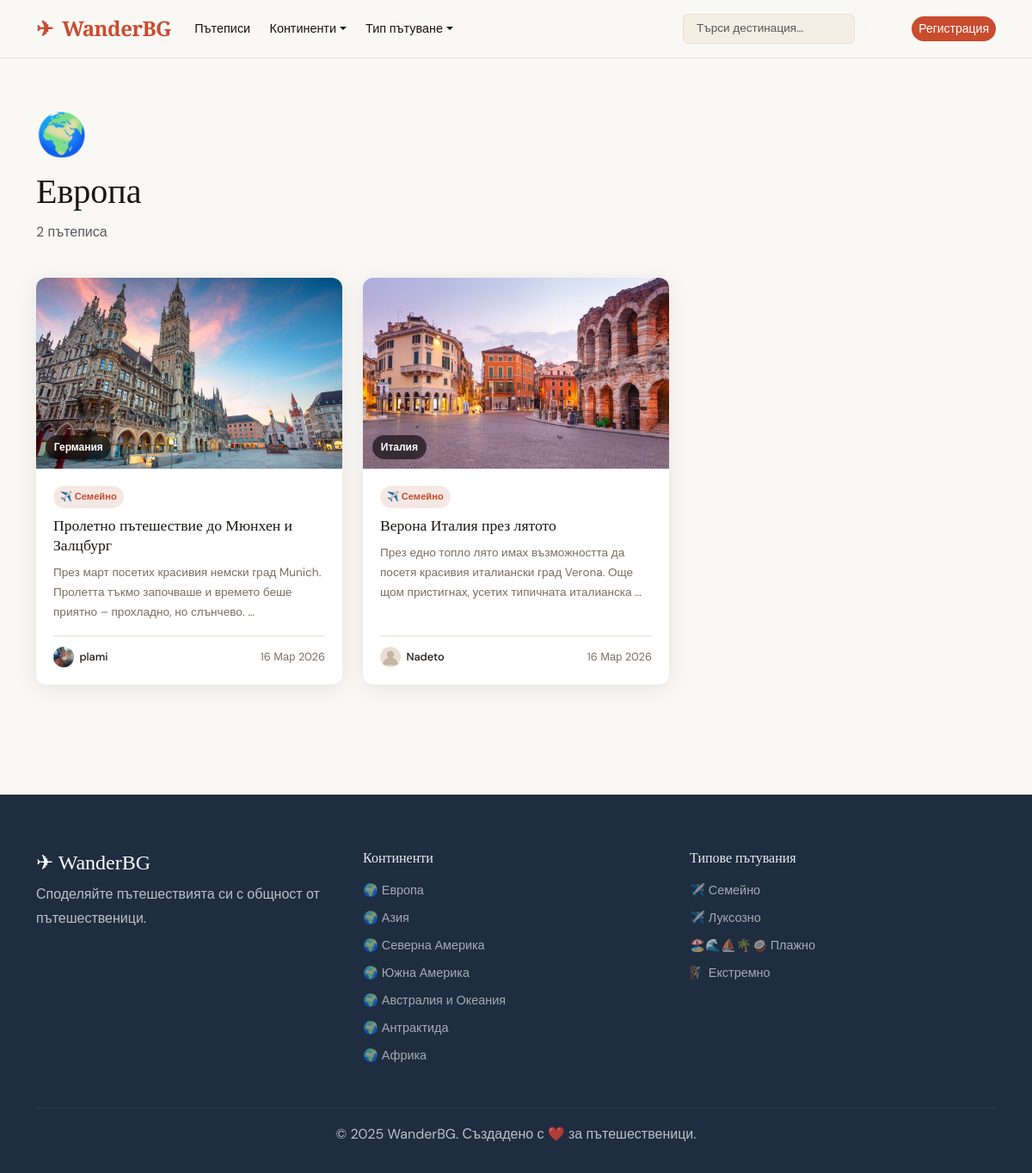
The page /categories/continent/evropa/ on the database its author committed.
### categories/models.py (models this page shows, shortened)
class Continent(models.Model):
    name = models.CharField(max_length=100, verbose_name='Континент')
    slug = models.SlugField(unique=True)
    icon = models.CharField(max_length=50, default='🌍')
    class Meta:
        verbose_name = 'Континент'
        verbose_name_plural = 'Континенти'

class Country(models.Model):
    name = models.CharField(max_length=100, verbose_name='Държава')
    slug = models.SlugField(unique=True)
    continent = models.ForeignKey(Continent, on_delete=models.CASCADE, related_name='countries')
    flag = models.CharField(max_length=10, blank=True)
    class Meta:
        verbose_name = 'Държава'
        verbose_name_plural = 'Държави'
        ordering = ['name']

class TravelType(models.Model):
    TRAVEL_TYPES = [
        ('extreme', 'Екстремно'),
        ('family', 'Семейно'),
        ('budget', 'Бюджетно'),
        ('luxury', 'Луксозно'),
        ('adventure', 'Приключенско'),
        ('cultural', 'Културно'),
        ('beach', 'Плажно'),
        ('mountain', 'Планинско'),
    ]
    name = models.CharField(max_length=50, choices=TRAVEL_TYPES, unique=True)
    icon = models.CharField(max_length=50, default='✈️')
    class Meta:
        verbose_name = 'Тип пътуване'
        verbose_name_plural = 'Типове пътувания'
    def __str__(self):
        return self.get_name_display()

### posts/models.py (models this page shows, shortened)
class Post(models.Model):
    author = models.ForeignKey(User, on_delete=models.CASCADE)
    title = models.CharField(max_length=200, verbose_name='Заглавие')
    slug = models.SlugField(max_length=200, unique=True, blank=True)
    cover_image = models.ImageField(upload_to='posts/covers/', blank=True, null=True)
    body = models.TextField(verbose_name='Съдържание')
    location_name = models.CharField(max_length=200, verbose_name='Локация')
    country = models.ForeignKey(Country, on_delete=models.SET_NULL, null=True, blank=True, related_name='posts')
    travel_types = models.ManyToManyField(TravelType, blank=True, related_name='posts', verbose_name='Типове пътуване')
    published = models.BooleanField(default=True)
    created_at = models.DateTimeField(auto_now_add=True)
    updated_at = models.DateTimeField(auto_now=True)
    views_count = models.PositiveIntegerField(default=0)
    class Meta:
        ordering = ['-created_at']
        verbose_name = 'Пътепис'
        verbose_name_plural = 'Пътеписи'

### accounts/models.py (models this page shows, shortened)
class Profile(models.Model):
    user = models.OneToOneField(User, on_delete=models.CASCADE, related_name='profile')
    bio = models.TextField(blank=True, max_length=500)
    avatar = models.ImageField(upload_to='avatars/', blank=True, null=True)
    website = models.URLField(blank=True)
    location = models.CharField(max_length=100, blank=True)
    joined = models.DateTimeField(auto_now_add=True)
    def get_avatar_url(self):
        if self.avatar:
            return self.avatar.url
        return '/static/images/default_avatar.svg'

### categories/views.py (the view)
# urls.py: path('continent/<slug:slug>/', views.continent_posts, name='continent_posts'),
def continent_posts(request, slug):
    continent = get_object_or_404(Continent, slug=slug)
    posts = Post.objects.filter(country__continent=continent, published=True).order_by('-created_at')
    return render(request, 'categories/continent.html', {'continent': continent, 'posts': posts})

### categories/context_processors.py (called while the page is built)
def categories_context(request):
    return {
        'continents': Continent.objects.all(),
        'travel_types': TravelType.objects.all(),
    }

### templates/categories/continent.html (shortened to what this page needs)
{% extends 'base.html' %}
{% block content %}
<div class="container py-5">
    <div class="page-header">
        <span style="font-size:3rem">{{ continent.icon }}</span>
        <h1>{{ continent.name }}</h1>
        <p class="text-muted">{{ posts.count }} пътеписа</p>
    </div>
    {% if posts %}
    <div class="row g-4">{% for post in posts %}{% include 'partials/post_card.html' %}{% endfor %}</div>
    {% else %}
    <div class="empty-state"><i class="bi bi-compass"></i><h4>Все още няма пътеписи за {{ continent.name }}</h4></div>
    {% endif %}
</div>
{% endblock %}

### templates/base.html (shortened to what this page needs)
<!DOCTYPE html>
<html lang="bg">
<head>
    {% load static %}
    <link href="https://cdn.jsdelivr.net/npm/bootstrap@5.3.0/dist/css/bootstrap.min.css" rel="stylesheet">
    <link href="https://cdn.jsdelivr.net/npm/bootstrap-icons@1.11.0/font/bootstrap-icons.css" rel="stylesheet">
    <link href="{% static 'css/main.css' %}" rel="stylesheet">
</head>
<body>
<nav class="navbar navbar-expand-lg">
    <div class="container">
        <a class="navbar-brand" href="{% url 'home' %}">
            <span class="brand-icon">✈</span> WanderBG
        </a>
        <div class="collapse navbar-collapse" id="navMenu">
            <ul class="navbar-nav me-auto">
                <li class="nav-item"><a class="nav-link" href="{% url 'post_list' %}">Пътеписи</a></li>
                <li class="nav-item dropdown">
                    <a class="nav-link dropdown-toggle" href="#" data-bs-toggle="dropdown">Континенти</a>
                </li>
                <li class="nav-item dropdown">
                    <a class="nav-link dropdown-toggle" href="#" data-bs-toggle="dropdown">Тип пътуване</a>
                </li>
            </ul>
            <div class="navbar-nav ms-auto align-items-center gap-2">
                <form class="d-flex" action="{% url 'post_list' %}" method="get">
                    <input class="form-control search-input" type="search" name="q" placeholder="Търси дестинация..." value="{{ request.GET.q }}">
                </form>
                {% if user.is_authenticated %}
                <a href="{% url 'post_create' %}" class="btn btn-accent btn-sm">+ Нов пътепис</a>
                <div class="dropdown">
                    <a class="nav-link dropdown-toggle user-menu" href="#" data-bs-toggle="dropdown">
                        <img src="{{ user.profile.get_avatar_url }}" class="avatar-sm" alt="">
                        {{ user.username }}
                    </a>
                    <ul class="dropdown-menu dropdown-menu-end">
                        <li><a class="dropdown-item" href="{% url 'profile' user.username %}"><i class="bi bi-person"></i> Профил</a></li>
                        <li><a class="dropdown-item" href="{% url 'edit_profile' %}"><i class="bi bi-gear"></i> Настройки</a></li>
                        <li><hr class="dropdown-divider"></li>
                        <li><a class="dropdown-item" href="{% url 'logout' %}"><i class="bi bi-box-arrow-right"></i> Изход</a></li>
                    </ul>
                </div>
                {% else %}
                <a href="{% url 'login' %}" class="btn btn-outline-light btn-sm">Вход</a>
                <a href="{% url 'register' %}" class="btn btn-accent btn-sm">Регистрация</a>
                {% endif %}
            </div>
        </div>
    </div>
</nav>
<main>
    {% block content %}{% endblock %}
</main>
<footer class="site-footer">
    <div class="container">
        <div class="row">
            <div class="col-md-4">
                <h5 class="footer-brand">✈ WanderBG</h5>
                <p>Споделяйте пътешествията си с общност от пътешественици.</p>
            </div>
            <div class="col-md-4">
                <h6>Континенти</h6>
                <ul class="footer-links">
                    {% for c in continents %}
                    <li><a href="{% url 'continent_posts' c.slug %}">{{ c.icon }} {{ c.name }}</a></li>
                    {% endfor %}
                </ul>
            </div>
            <div class="col-md-4">
                <h6>Типове пътувания</h6>
                <ul class="footer-links">
                    {% for t in travel_types %}
                    <li><a href="{% url 'travel_type_posts' t.name %}">{{ t.icon }} {{ t }}</a></li>
                    {% endfor %}
                </ul>
            </div>
        </div>
        <hr>
        <p class="text-center mb-0">© 2025 WanderBG. Създадено с ❤️ за пътешественици.</p>
    </div>
</footer>
</body>
</html>

### templates/partials/post_card.html
<div class="col-md-4">
    <article class="post-card">
        <a href="{% url 'post_detail' post.pk %}" class="post-card-img-wrap">
            {% if post.cover_image %}
            <img src="{{ post.cover_image.url }}" alt="{{ post.title }}" class="post-card-img">
            {% else %}
            <div class="post-card-img post-card-no-img"><span>{{ post.location_name|first }}</span></div>
            {% endif %}
            {% if post.country %}
            <span class="post-card-country">{{ post.country.flag }} {{ post.country.name }}</span>
            {% endif %}
        </a>
        <div class="post-card-body">
            <div class="post-card-types">
                {% for tt in post.travel_types.all|slice:":2" %}
                <span class="badge-type">{{ tt.icon }} {{ tt }}</span>
                {% endfor %}
            </div>
            <h3 class="post-card-title"><a href="{% url 'post_detail' post.pk %}">{{ post.title }}</a></h3>
            <p class="post-card-excerpt">{{ post.body|truncatewords:18 }}</p>
            <div class="post-card-meta">
                <a href="{% url 'profile' post.author.username %}" class="post-card-author">
                    <img src="{{ post.author.profile.get_avatar_url }}" class="avatar-xs" alt="">
                    {{ post.author.get_full_name|default:post.author.username }}
                </a>
                <span class="post-card-date">{{ post.created_at|date:"d M Y" }}</span>
            </div>
        </div>
    </article>
</div>

### static/css/main.css (style rules this page uses)
:root { --c-bg: #faf8f5; --c-surface: #ffffff; --c-surface2: #f3ede4; --c-border: #e8dfd4; --c-text: #1a1510; --c-text-muted: #7a6e62; --c-accent: #c94c2e; --c-accent-dark: #a33820; --c-accent-light: #f5e8e4; --c-gold: #d4a843; --c-navy: #1e2d40; --nav-h: 68px; --radius: 12px; --radius-sm: 6px; --shadow: 0 4px 24px rgba(26,21,16,.09); --shadow-hover: 0 12px 40px rgba(26,21,16,.16); --transition: .25s cubic-bezier(.4,0,.2,1); }
*, *::before, *::after { box-sizing: border-box; margin: 0; padding: 0; }
html { scroll-behavior: smooth; }
body { font-family: 'DM Sans', sans-serif; background: var(--c-bg); color: var(--c-text); line-height: 1.7; }
h1,h2,h3,h4,h5,h6 { font-family: 'Playfair Display', serif; line-height: 1.25; }
a { color: inherit; text-decoration: none; }
img { max-width: 100%; height: auto; }
.navbar { background: rgba(250,248,245,.96); backdrop-filter: blur(12px); border-bottom: 1px solid var(--c-border); padding: .8rem 0; position: sticky; top: 0; z-index: 1000; height: var(--nav-h); }
.navbar-brand { font-family: 'Playfair Display', serif; font-size: 1.5rem; font-weight: 700; color: var(--c-accent) !important; letter-spacing: -.02em; }
.brand-icon { margin-right: .3rem; }
.navbar .nav-link { font-size: .9rem; font-weight: 500; color: var(--c-text) !important; padding: .4rem .7rem !important; border-radius: var(--radius-sm); transition: background var(--transition); }
.search-input { border-radius: 20px; border: 1px solid var(--c-border); font-size: .85rem; padding: .4rem .9rem; background: var(--c-surface2); width: 200px; transition: width var(--transition); }
.avatar-xs { width: 24px; height: 24px; border-radius: 50%; object-fit: cover; }
.btn-accent { background: var(--c-accent); color: #fff !important; border: none; border-radius: 20px; font-weight: 500; transition: background var(--transition), transform var(--transition); }
.post-card { background: var(--c-surface); border-radius: var(--radius); overflow: hidden; box-shadow: var(--shadow); transition: transform var(--transition), box-shadow var(--transition); height: 100%; display: flex; flex-direction: column; }
.post-card-img-wrap { position: relative; display: block; overflow: hidden; aspect-ratio: 16/10; }
.post-card-img { width: 100%; height: 100%; object-fit: cover; transition: transform .5s ease; }
.post-card-country { position: absolute; bottom: .7rem; left: .7rem; background: rgba(0,0,0,.6); color: #fff; padding: .25rem .6rem; border-radius: 20px; font-size: .75rem; font-weight: 600; backdrop-filter: blur(4px); }
.post-card-body { padding: 1.25rem; display: flex; flex-direction: column; flex: 1; }
.post-card-types { display: flex; gap: .4rem; flex-wrap: wrap; margin-bottom: .6rem; }
.badge-type { background: var(--c-accent-light); color: var(--c-accent); font-size: .7rem; font-weight: 600; padding: .2rem .5rem; border-radius: 20px; }
.post-card-title { font-size: 1.1rem; line-height: 1.3; margin-bottom: .5rem; }
.post-card-excerpt { font-size: .85rem; color: var(--c-text-muted); flex: 1; margin-bottom: 1rem; }
.post-card-meta { display: flex; align-items: center; justify-content: space-between; font-size: .8rem; color: var(--c-text-muted); border-top: 1px solid var(--c-border); padding-top: .75rem; }
.post-card-author { display: flex; align-items: center; gap: .4rem; font-weight: 500; color: var(--c-text); }
.page-header { margin-bottom: 2.5rem; }
.site-footer { background: var(--c-navy); color: rgba(255,255,255,.7); padding: 4rem 0 2rem; margin-top: 5rem; }
.footer-brand { font-family: 'Playfair Display', serif; font-size: 1.5rem; color: #fff; margin-bottom: .5rem; }
.footer-links { list-style: none; padding: 0; }
.footer-links li { margin-bottom: .3rem; }
.footer-links a { color: rgba(255,255,255,.6); font-size: .9rem; transition: color var(--transition); }
.site-footer h6 { color: rgba(255,255,255,.9); margin-bottom: .8rem; font-family: 'Playfair Display', serif; }
.site-footer hr { border-color: rgba(255,255,255,.1); margin: 2rem 0 1rem; }
.form-control, .form-select { border-radius: var(--radius-sm); border: 1px solid var(--c-border); }

### rows shown on the page
Continent: icon "🌍", name "Европа"
Post: cover_image (picture), country.name "Германия", title "Пролетно пътешествие до Мюнхен и Залцбург", body "През март посетих красивия немски град Munich. Пролетта тъкмо започваше и времето беше приятно – прохладно, но слънчево. …", author.profile.get_avatar_url (picture), author.get_full_name "plami", created_at "16 Мар 2026"
TravelType: icon "✈️", name "Семейно"
Post: cover_image (picture), country.name "Италия", title "Верона Италия през лятото", body "През едно топло лято имах възможността да посетя красивия италиански град Verona. Още щом пристигнах, усетих типичната италианска …", shows a picture, author.get_full_name "Nadeto", created_at "16 Мар 2026"
Continent: icon "🌍", name "Азия"
Continent: icon "🌍", name "Северна Америка"
Continent: icon "🌍", name "Южна Америка"
Continent: icon "🌍", name "Австралия и Океания"
Continent: icon "🌍", name "Антрактида"
Continent: icon "🌍", name "Африка"
TravelType: icon "✈️", name "Луксозно"
TravelType: icon "🏖️🌊⛵🌴🥥", name "Плажно"
TravelType: icon "🧗‍♀️", name "Екстремно"

### other values the page prints
{{ posts.count }} "2"
